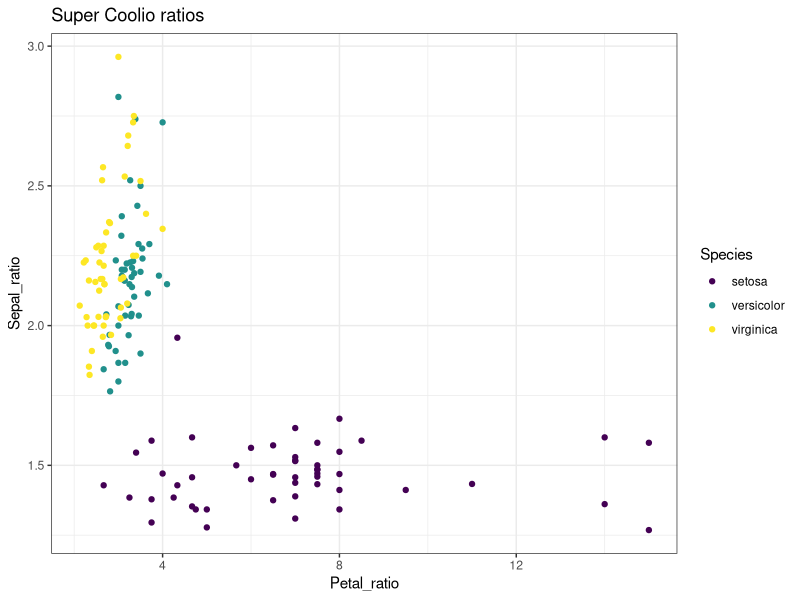
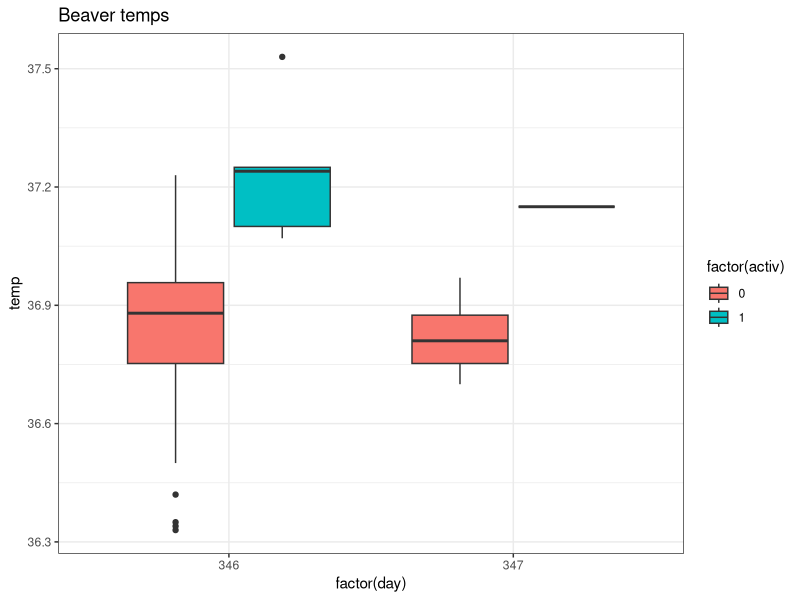

Reproduce these figures in R, in order.
# Test file
### A demo for pull requests

library(tidyverse)

data <- iris %>%
  mutate(Petal_ratio = Petal.Length/Petal.Width,
         Sepal_ratio = Sepal.Length/Sepal.Width)

ggplot(data) +
  geom_point(aes(Petal_ratio, Sepal_ratio, color = Species)) +
  labs(title = "Super Coolio ratios") +
  viridis::scale_color_viridis(discrete = TRUE) +
  theme_bw()

ggplot(beaver1) +
  geom_boxplot(aes(factor(day), temp, fill = factor(activ))) +
  labs(title = "Beaver temps") +
  theme_bw()
